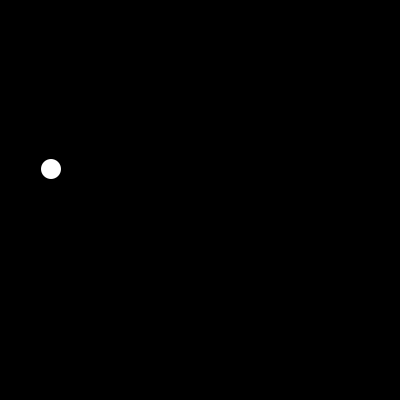
Frame 1 (no input)
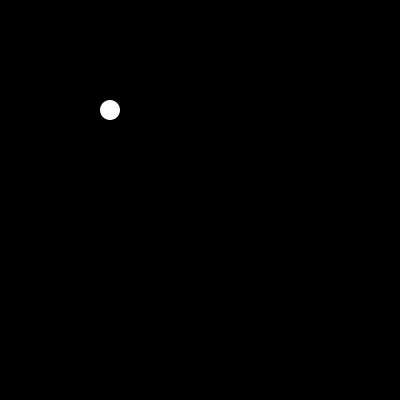
Frame 60 (the mouse pressed at the canvas centre just before this capture)
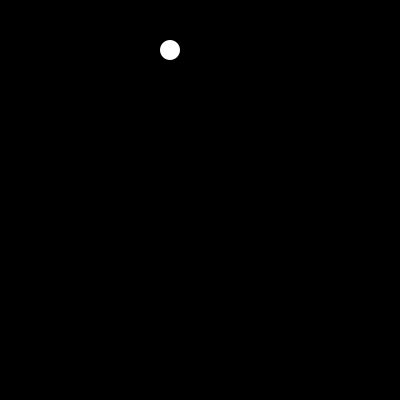
Frame 120 (the mouse held since frame 60 and released just before this capture)

The Processing sketch that drew these frames (run headless with seeded random() and noise(); from frame 60 on, the mouse is pressed at the canvas centre):

// Processing sketch: processing_82556
// ── processing_82556.pde

ball pong=new ball();
void setup()
{
  background(0);
  size(400, 400);
}
void draw()
{
  pong.move();
  pong.bounce();
  pong.show();
}
class ball
{
  int a, x, y, l, m, n, lm;
  boolean right, up, ismoving;
  ball()
  {
    ismoving=true;
    lm=20;
    l=255;
    m=255;
    n=255;
    a=1;
    x=50;
    y=170;
    right=true;
    up=true;
  }
  void move()
  {
    if (ismoving==true)
    {
      if (get( x+10, y) == color(0, 255, 0))
      {
        right=false;
      }
      if (get( x+10, y) == color(0, 254, 0))
      {
        a=0;
        println("green loses");
      }

      if (get( x-10, y) == color(255, 0, 0))
      {
        right=true;
      }
      if (get( x-10, y) == color(254, 0, 0))
      {
        a=0;


        println("red loses");
      }

      if (up==true & a==1)
      {
        y--;
      }
      if (up==false & a==1)
      {
        y++;
      }
      if (right==true & a==1)
      {
        x++;
      }
      if (right==false & a==1)
      {
        x--;
      }
    }
  }
  void bounce()
  {
    if (ismoving==true)
    {
      if (x<10)
      {
        right=true;
      }
      if (x>390)
      {
        right=false;
      }
      if (y<10)
      {
        up=false;
      }
      if (y>390)
      {
        up=true;
      }
    }
  }
  void show()
  {
    if (ismoving==true)
    {
      noStroke();
      background(0);
      fill(l, m, n);
      ellipse(x, y, lm, lm);
    }
  }
}
